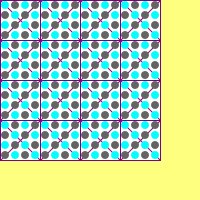
Frame 1 (no input)
Frame 2 (the mouse pressed at the canvas centre, redrawn once): identical to frame 1, image omitted

The Processing sketch that drew this single still picture (run headless with seeded random() and noise(); the mouse was pressed at the canvas centre and the sketch redrawn once):

// Processing sketch: processing_97517
// ── processing_97517.pde

// Autor ou Autora Luiz Ernesto Merkle
// licença CC A SA 
// Parte  3a
// O objetivo deste exemplo é ilustrar como se torna um
// esboço simples que contem um desenho e o repetimos em malha. 

int k; 
color fundo;
color figura;
color traco; 
void setup() {
  size(200, 200); 
  k = 255; 
  fundo = color(k, k, k/2);
  figura = color(0, k, k);
  traco = color (k/2, 0, k/2); 
  noLoop();
  background(fundo);
} 


void draw() {
  /* Pare repetir um desenho específico em uma malha ixj é 
   necessários colocarmos as respectivas instruções dentro
   de um laço duplo
   */
  fill(figura);
  for (int j=0; j<4; j++)
    for (int i=0; i<4; i++)  
    {
      // mas é preciso somar a cada coordenada x e y dos comandos 
      // do desenho os respectivos valores a desenhar em outros lugares 
      // aqui começa o desenho
      // trata-se de um ladrilho com duas diagonais e 16 circunferências
      stroke(traco);
      fill(255);
      rect(0+i*40, 0+j*40, 40, 40); 
      line(0+i*40, 0+j*40, 40+i*40, 40+j*40); 
      line (40+i*40, 0+j*40, 0+i*40, 40+j*40);
      noStroke();
      fill(figura); 
      for (int y=0; y<4; y++)
        for (int x=0; x<4 ; x++)
        {
          if ((x+y)%2==0)
            fill(figura); 
          else
            fill(100);
          ellipse(x*10+5+i*40, y*10+5+j*40, 8, 8);
        }
      // aqui termina o ladrilho
    }
}
